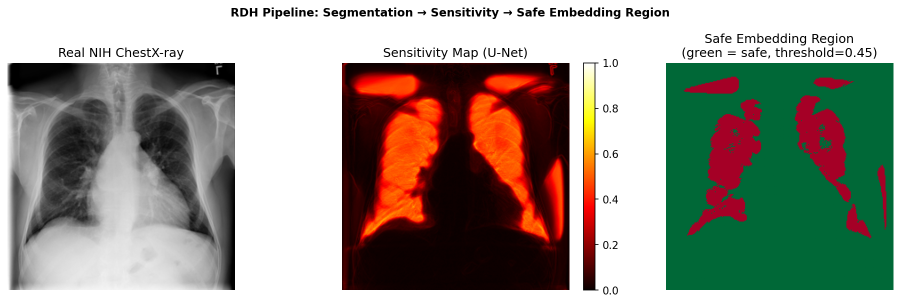
#> input picture sensitivity_pipeline.png, 1800 x 607 px (shown at 1/2 size)
$ python -i preprocess.py   (imports and definitions only)
#> lines starting #> are read from the running program, lines starting #| are printed output that depends on the picture
"""
core/preprocess.py — Medical Image Preprocessing

Handles real X-ray PNGs: RGB→grayscale, CLAHE normalization,
proper resizing for pipeline consistency.
"""
import numpy as np
import cv2
import os
from PIL import Image


def preprocess(input_path: str, output_path: str,
               size: int = None, apply_clahe: bool = True) -> np.ndarray:
    """
    Load X-ray → grayscale → optional CLAHE → save → return uint8 array.
    Size=None keeps original size.
    """
#> called with input_path = '../sensitivity_pipeline.png', output_path = 'out.png', apply_clahe = True
    print(f"\n[preprocess] Loading: {input_path}")
    img = Image.open(input_path).convert("L")
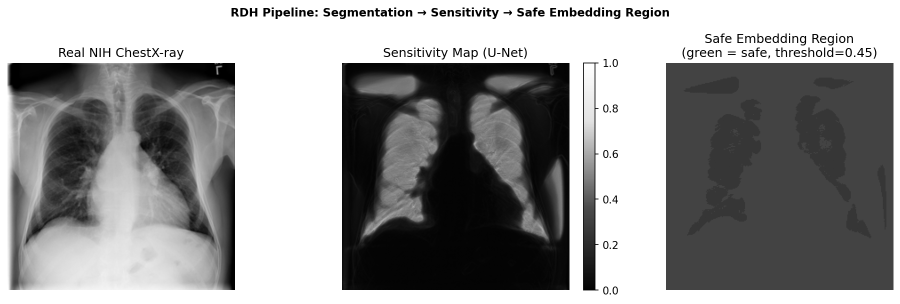
#> img: PIL image 1800x607 L (shown at 1/2 size); min 0, max 255, mean 149

    if size:
        img = img.resize((size, size), Image.LANCZOS)

    arr = np.array(img, dtype=np.uint8)
    print(f"[preprocess] Shape: {arr.shape}  Range: [{arr.min()}, {arr.max()}]")
#| [preprocess] Shape: (607, 1800)  Range: [0, 255]

    if apply_clahe:
        clahe = cv2.createCLAHE(clipLimit=2.0, tileGridSize=(8, 8))
        arr   = clahe.apply(arr)
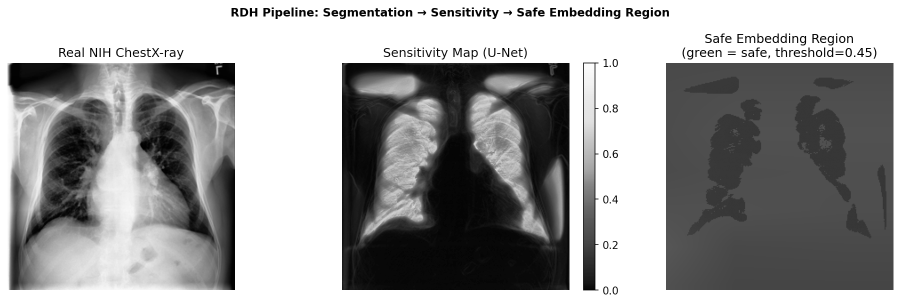
#> arr: shape (607, 1800) (shown at 1/2 size); min 1, max 255, mean 155.1
        print(f"[preprocess] CLAHE applied")

    os.makedirs(os.path.dirname(output_path) or ".", exist_ok=True)
    Image.fromarray(arr).save(output_path)
    print(f"[preprocess] Saved → {output_path}")
    return arr

>>> result = preprocess('../sensitivity_pipeline.png', 'out.png')

$ run again, on training_curves.png
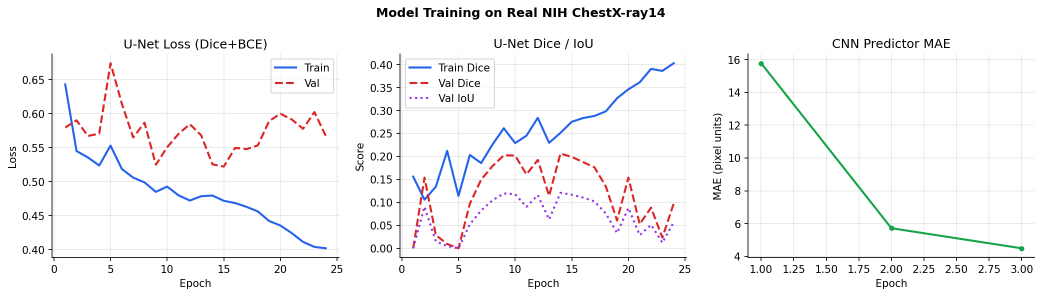
#> input picture training_curves.png, 2084 x 593 px (shown at 1/2 size)
#> in preprocess, `img = Image.open(input_path).convert("L")`:
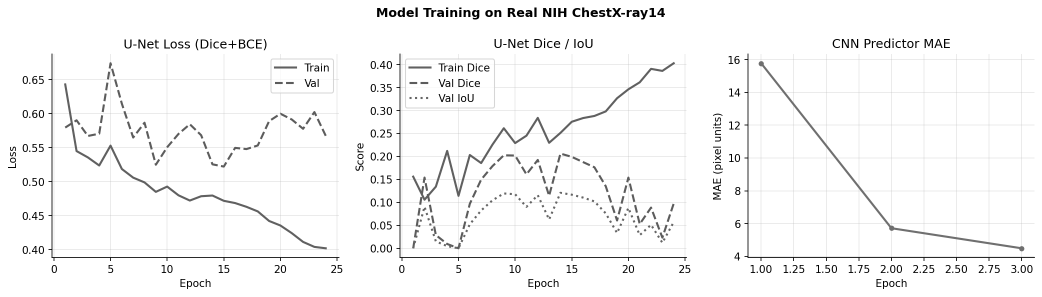
#> img: PIL image 2084x593 L (shown at 1/2 size); min 0, max 255, mean 246.9
#| [preprocess] Shape: (593, 2084)  Range: [0, 255]
